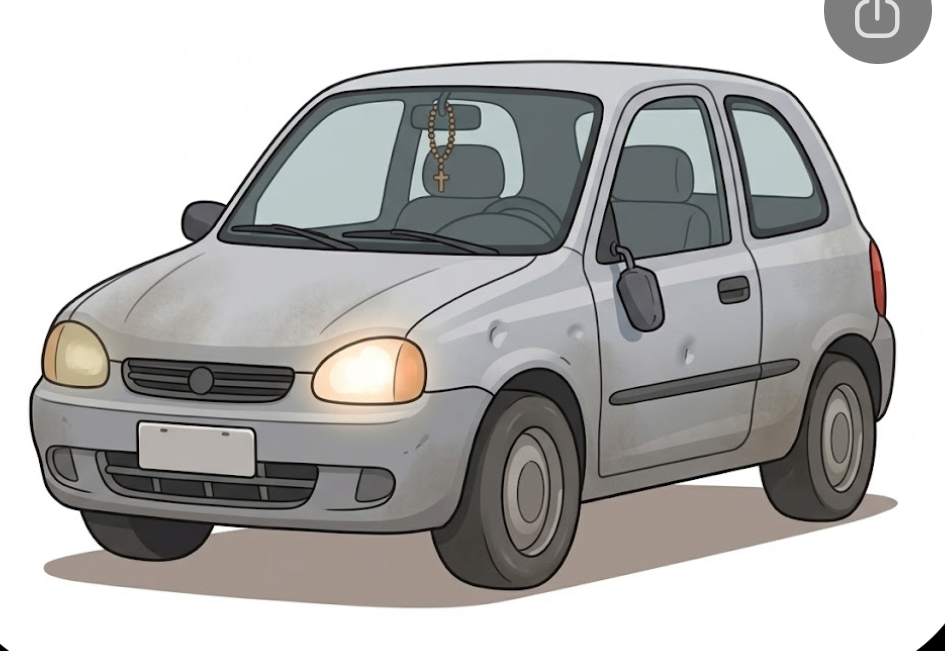
#> input picture producao/corsa_gemini/corsa.png, 945 x 651 px
$ python cut.py
#> lines starting #> are read from the running program, lines starting #| are printed output that depends on the picture; after the words box and inside, x2 and y2 are one past the last pixel; in counts of white or black regions, pixels touching at a corner belong together
import numpy as np
from PIL import Image, ImageFilter
from scipy import ndimage
im=np.array(Image.open('corsa.png').convert('RGB')).astype(int)
mn=im.min(2); mx=im.max(2)
bgl=(mn>150)&((mx-mn)<35)
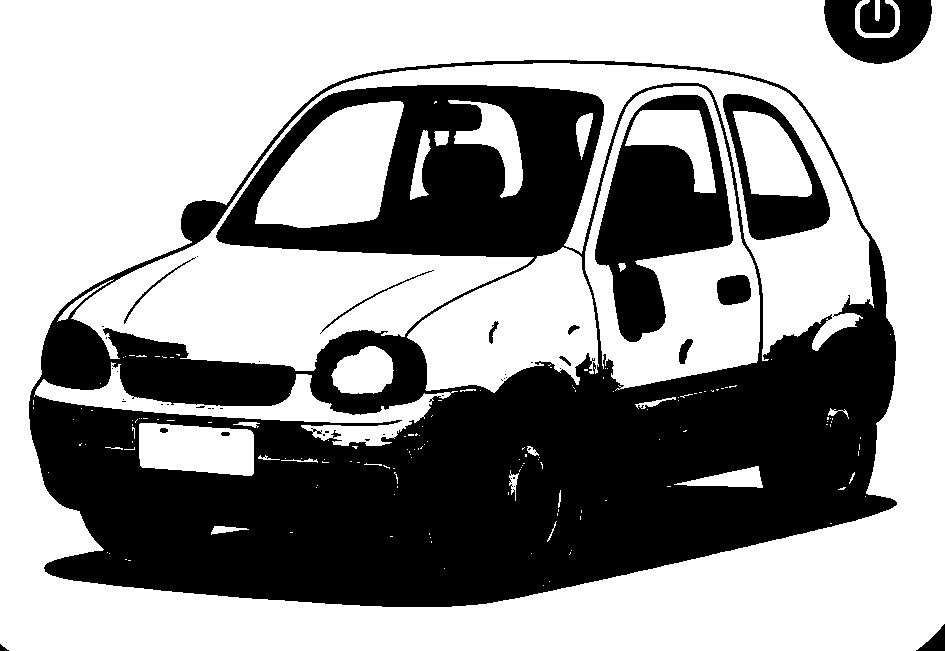
#> bgl: shape (651, 945) bool; 60.3% white; 46 black regions (30 under 20 px), largest, box (x1, y1, x2, y2) and area: (29, 60, 897, 607) 214632, (595, 95, 733, 342) 16870, (723, 94, 830, 240) 5496
lab,n=ndimage.label(bgl)
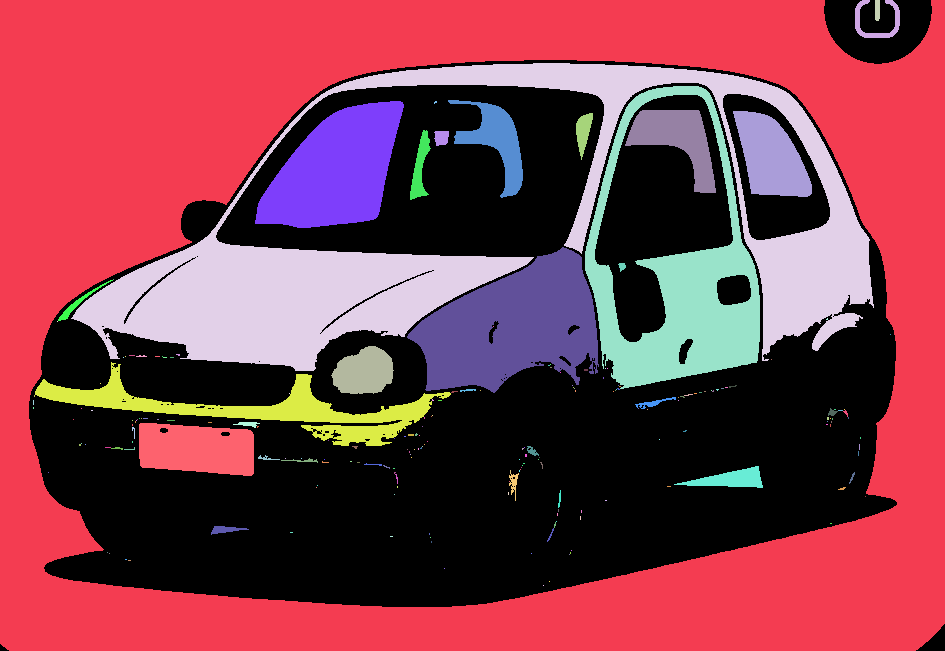
#> lab: shape (651, 945) int32; 210 distinct labels, from 0 to 209; one colour per label, 0 black
#> n = 209
edge=set(np.unique(np.concatenate([lab[0],lab[-1],lab[:,0],lab[:,-1]])))-{0}
#> edge = 3 items
bg=np.isin(lab,list(edge))
#> bg: shape (651, 945) bool; 37.8% white; 3 white regions, box (x1, y1, x2, y2) and area: (0, 0, 945, 651) 231894, (855, 0, 900, 38) 552, (875, 0, 880, 21) 102
fg=~bg
lab2,n2=ndimage.label(fg); sizes=ndimage.sum(fg,lab2,range(1,n2+1)); keep=lab2==(1+int(np.argmax(sizes)))
#> after `lab2, n2 = ndimage.label(fg)`:
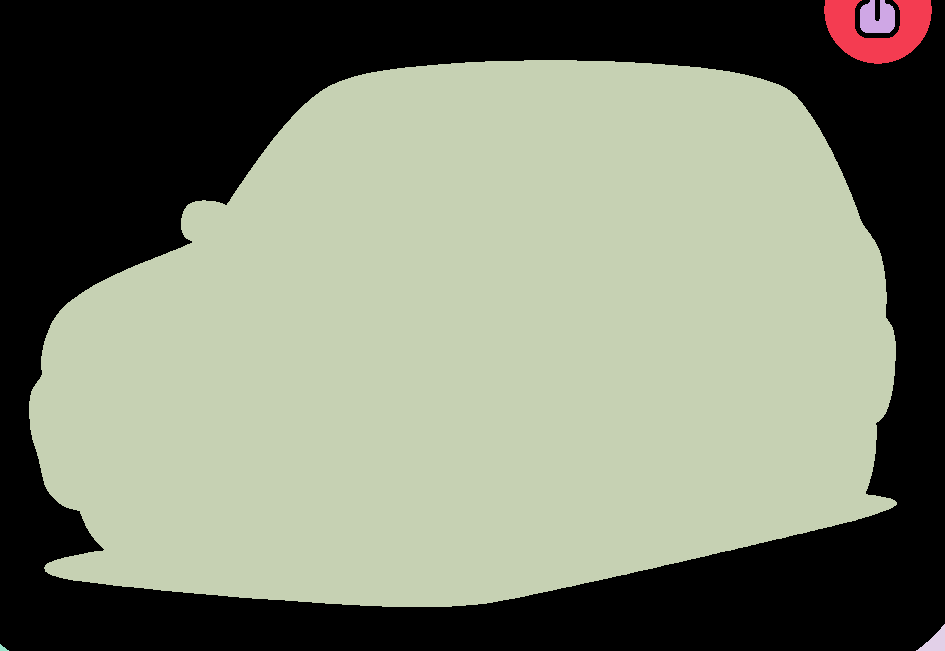
#> lab2: shape (651, 945) int32; 6 distinct labels, from 0 to 5; one colour per label, 0 black
#> after `lab2, n2 = ndimage.label(fg)`: n2 = 5
#> after `sizes = ndimage.sum(fg, lab2, range(1, n2 + 1))`: sizes = [4012, 922, 377311, 369, 33]
#> after `keep = lab2 == 1 + int(np.argmax(sizes))`:
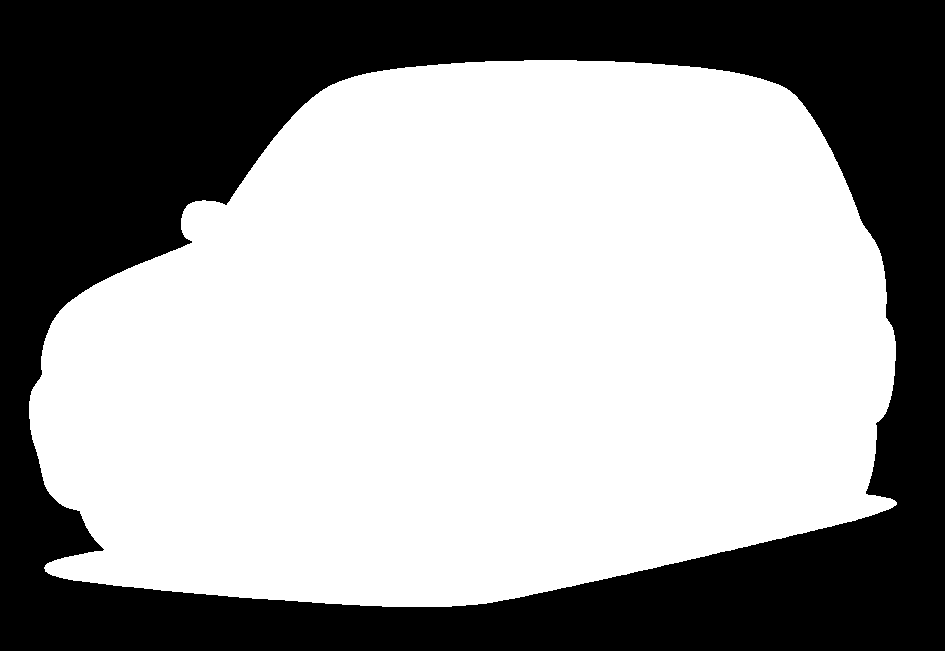
#> keep: shape (651, 945) bool; 61.3% white; 1 black region, box (x1, y1, x2, y2) and area: (0, 0, 945, 651) 237884
keep=ndimage.binary_fill_holes(keep)
a=Image.fromarray((keep*255).astype('uint8')).filter(ImageFilter.GaussianBlur(1.2))
out=Image.open('corsa.png').convert('RGBA'); out.putalpha(a)
#> after `out.putalpha(a)`:
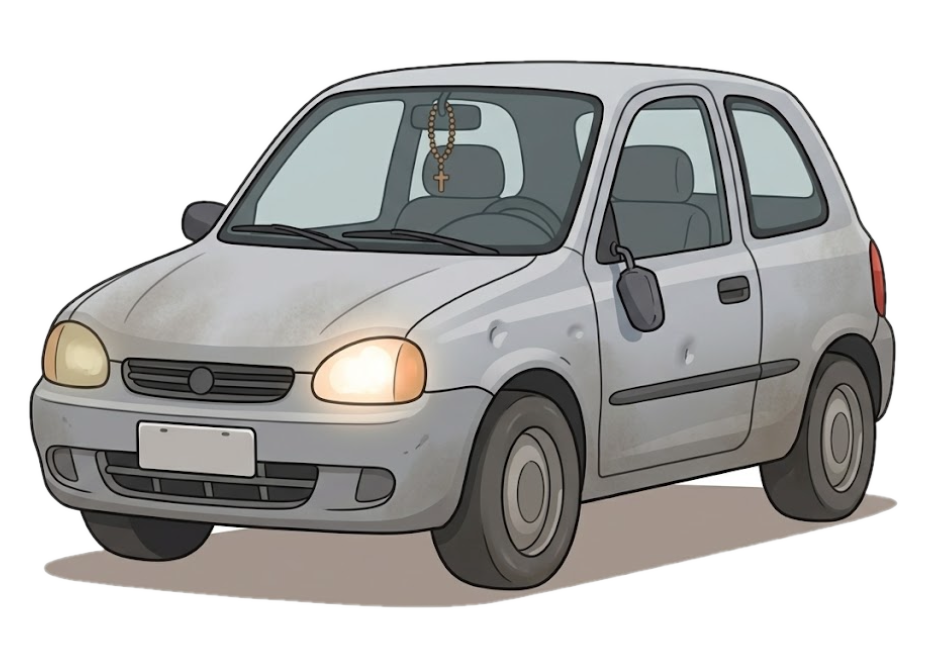
#> out: PIL image 945x651 RGBA; mean R, G, B, A 180.9, 180.3, 179, 156.4; transparent parts drawn white
bb=out.getbbox(); out=out.crop(bb); out.save('corsa_cut.png'); print(bb,out.size)
#> after `bb = out.getbbox()`: bb = (26, 57, 900, 610)
#| (26, 57, 900, 610) (874, 553)
chk=Image.new('RGBA',out.size,(200,30,60,255)); chk.alpha_composite(out); chk.convert('RGB').save('corsa_chk.png')
#> after `chk = Image.new('RGBA', out.size, (200, 30, 60, 255))`:
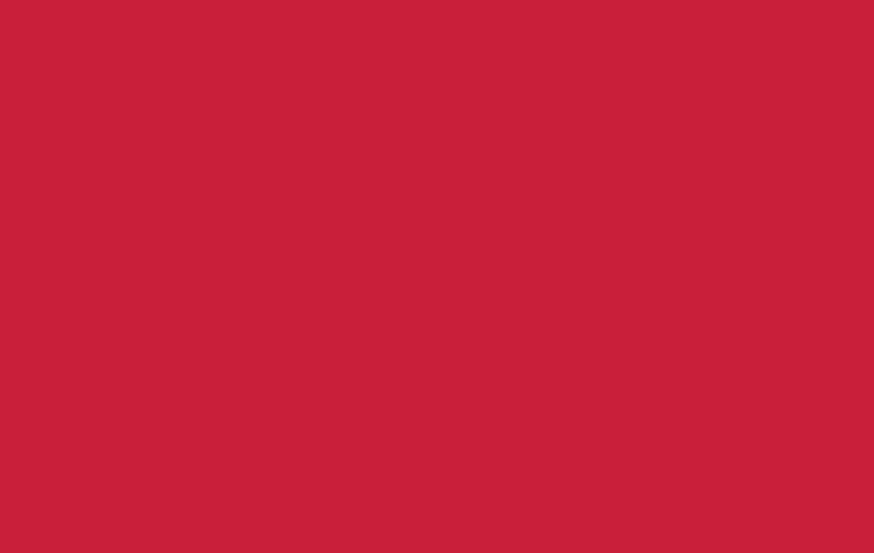
#> chk: PIL image 874x553 RGBA; mean R, G, B, A 200, 30, 60, 255
#> after `chk.alpha_composite(out)`:
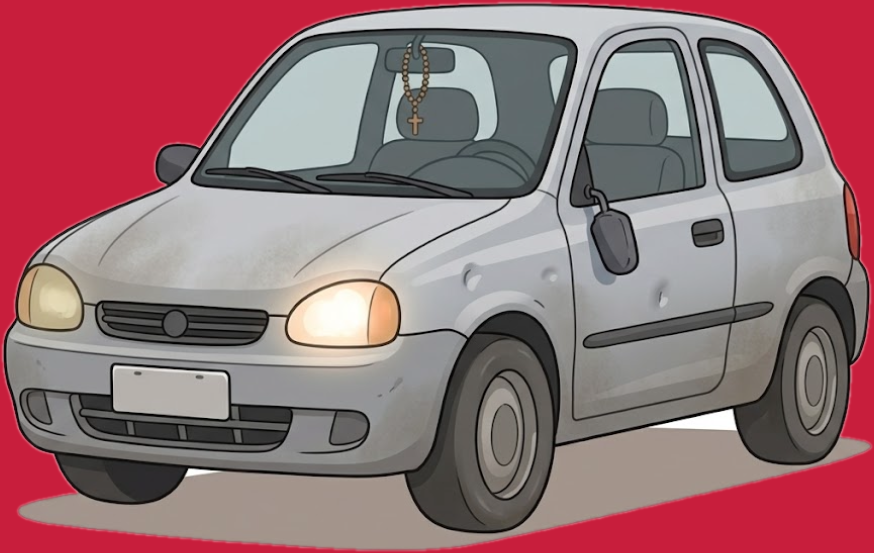
#> chk: PIL image 874x553 RGBA; mean R, G, B, A 150.8, 112.8, 117.8, 255

$ run again, with producao/corsa_gemini/frent.png copied over producao/corsa_gemini/corsa.png
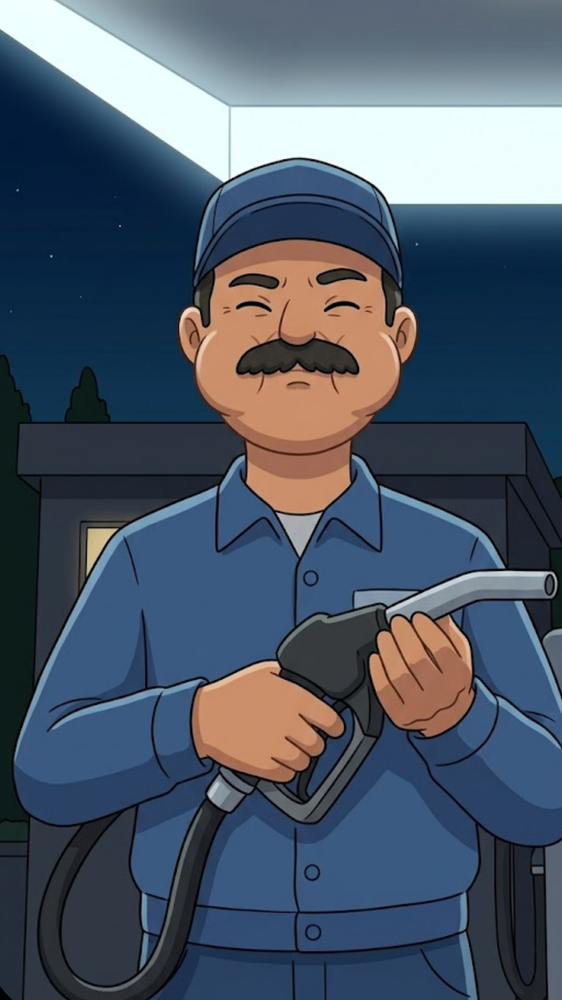
#> input picture producao/corsa_gemini/frent.png, 562 x 1000 px, shrunk from 927 x 1648 before the run
#> bgl: shape (1000, 562) bool; 8.4% white; 45 white regions (36 under 20 px), largest, box (x1, y1, x2, y2) and area: (0, 0, 562, 204) 43609, (386, 571, 556, 614) 864, (277, 513, 321, 556) 854
#> lab: shape (1000, 562) int32; 70 distinct labels, from 0 to 69
#> n = 69
#> edge = 3 items
#> bg: shape (1000, 562) bool; 7.9% white; 2 white regions, box (x1, y1, x2, y2) and area: (0, 0, 562, 204) 43327, (350, 95, 562, 102) 839
#> `lab2, n2 = ndimage.label(fg)`:
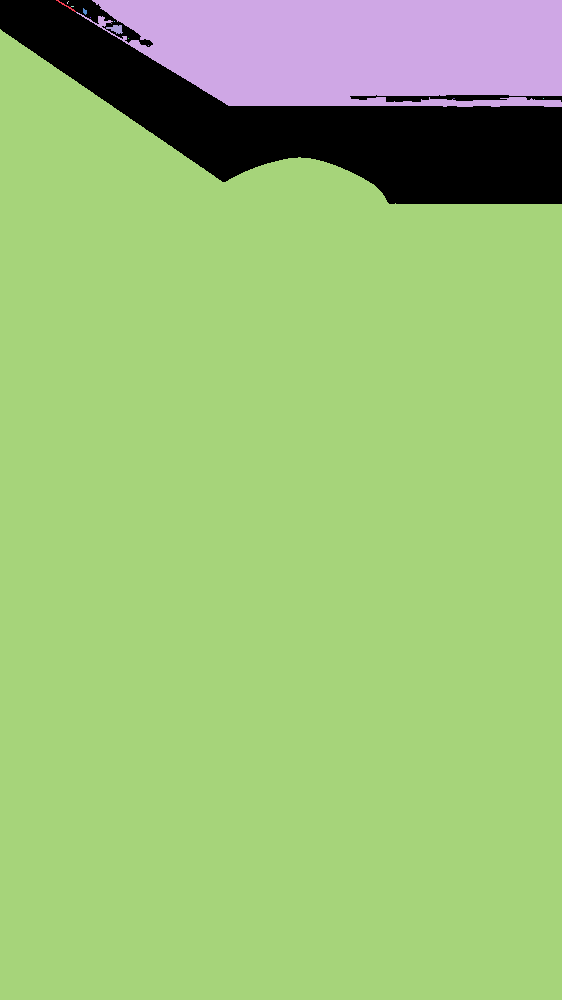
#> lab2: shape (1000, 562) int32; 16 distinct labels, from 0 to 15; one colour per label, 0 black
#> n2 = 15
#> sizes = [34, 42647, 1, 2, 3, 19, 1, 1, 1, 90, 475030, 1, 1, 2, 1]
#> keep: shape (1000, 562) bool; 84.5% white; 1 black region, box (x1, y1, x2, y2) and area: (0, 0, 562, 204) 86970
#> bb = (0, 26, 562, 1000)
#| (0, 26, 562, 1000) (562, 974)
#> `chk.alpha_composite(out)`:
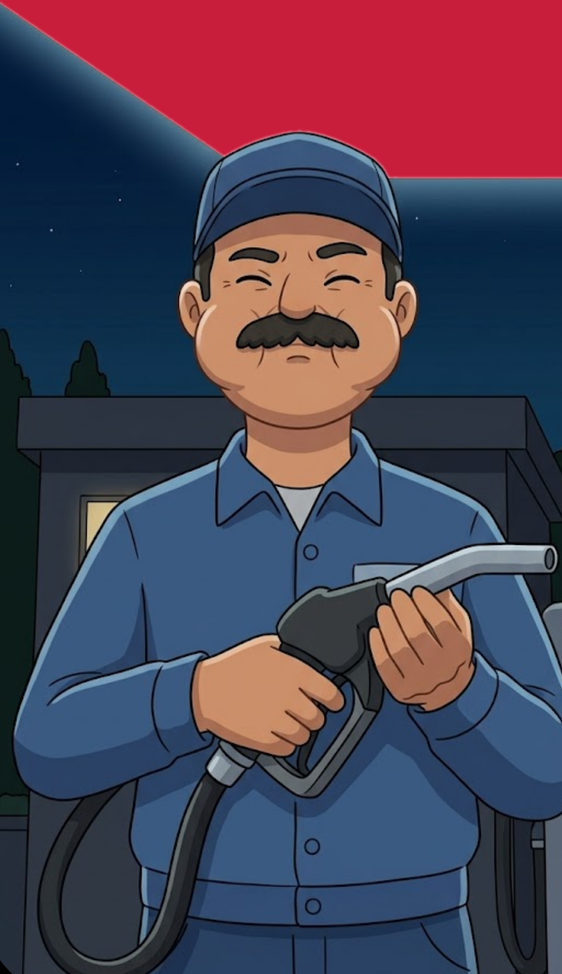
#> chk: PIL image 562x974 RGBA; mean R, G, B, A 78, 65.5, 84.3, 255
